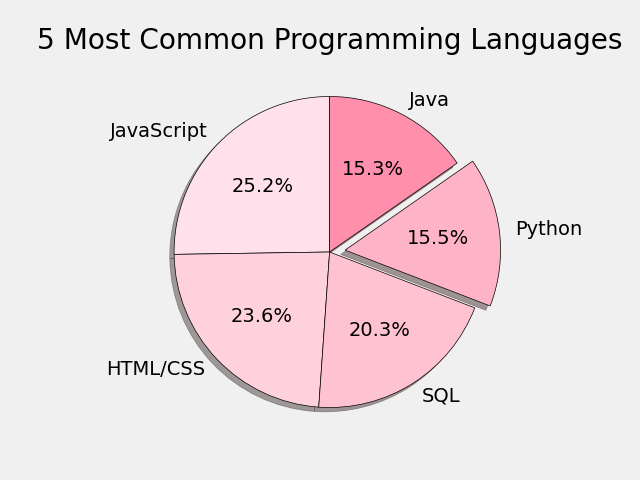

This figure's Python source:
from matplotlib import pyplot as plt

plt.style.use("fivethirtyeight")

# Language Popularity
slices = [59219, 55466, 47544, 36443, 35917]
labels = ['JavaScript', 'HTML/CSS', 'SQL', 'Python', 'Java']
explode = [0, 0, 0, 0.1, 0]
colors = [
    "#FFE0EB",
    "#FFD1DC",
    "#FFC2D1",
    "#FFB3C6",
    "#FF8FAB"
]

plt.pie(slices, explode=explode, shadow=True, startangle = 90, autopct='%1.1f%%',colors=colors, labels=labels, wedgeprops={'edgecolor': 'black'})

plt.title("5 Most Common Programming Languages")
plt.savefig("piechart.png")
plt.tight_layout()
plt.show()